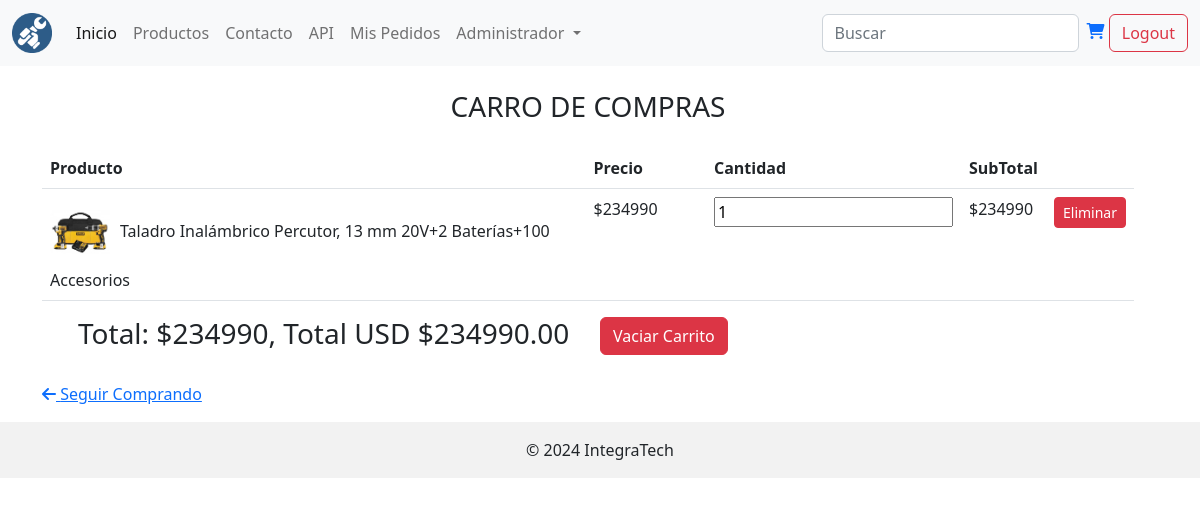
Page /carrito/ (signed in) on the earlier database version.
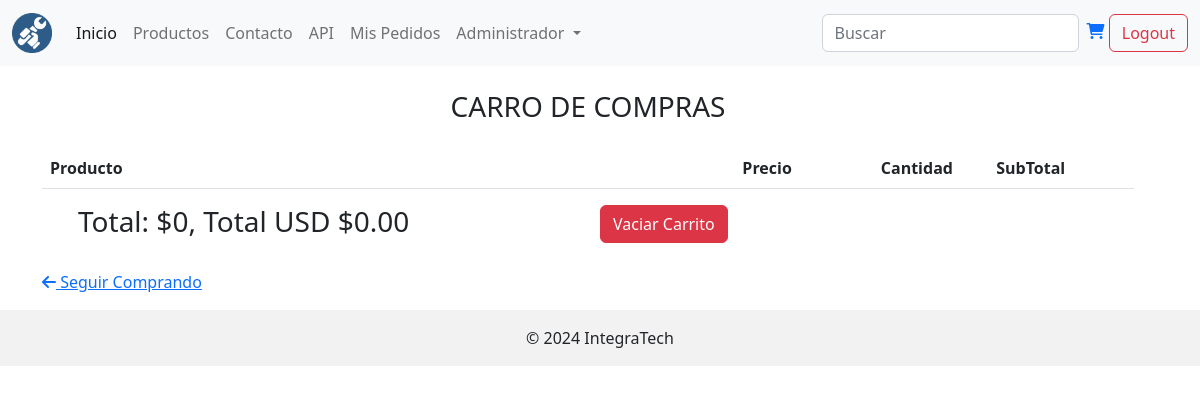
Same page on the later database version.
### app/models.py (models this page shows, shortened)
class CartItem(models.Model):
    cart = models.ForeignKey(Cart, on_delete=models.CASCADE)
    producto = models.ForeignKey(Producto, on_delete=models.CASCADE)
    cantidad = models.PositiveIntegerField(default=1)
    subtotal = models.DecimalField(max_digits=10, decimal_places=0, default=0.00)

class Producto(models.Model):
    id_producto = models.IntegerField(primary_key=True)
    nombre = models.CharField(max_length=40, null=False)
    precio = models.IntegerField(null=False)
    stock  = models.IntegerField(null=False)
    descripcion = models.CharField(max_length=100, null=False)
    imagen = models.ImageField(upload_to='imagenesProducto')
    fecha_agregar = models.DateField(auto_now_add=True)
    categoria = models.ForeignKey(Categoria, on_delete=models.CASCADE)
    marca = models.ForeignKey(Marca, on_delete=models.CASCADE, null=True)

### app/views.py (the view)
# urls.py: path('carrito/', views.carrito, name='carrito'),
@login_required
def carrito(request):
    cart = get_cart(request)
    total_cart = cart.cartitem_set.aggregate(total=Sum('subtotal'))['total']
    tipo_cambio = obtener_tipo_cambio()
    tipo_cambio_decimal = Decimal(tipo_cambio)
    total_cart_dolar = total_cart / tipo_cambio_decimal if total_cart else 0
    return render(request, 'carrito.html', {
        'cart': cart,
        'total_cart': total_cart,
        'total_cart_dolar': total_cart_dolar
    })

### app/utils.py (called while the page is built)
def obtener_tipo_cambio():
    if tipo_cambio_cache['valor'] and tipo_cambio_cache['timestamp'] > datetime.now() - timedelta(minutes=10):
        return tipo_cambio_cache['valor']
    url = 'https://mindicador.cl/api/dolar'
    try:
        response = requests.get(url)
        response.raise_for_status()
        data = response.json()
        tipo_cambio = data['serie'][0]['valor']
        tipo_cambio_cache['valor'] = tipo_cambio
        tipo_cambio_cache['timestamp'] = datetime.now()
        return tipo_cambio
    except (requests.RequestException, ValueError) as e:
        return tipo_cambio_cache['valor'] if tipo_cambio_cache['valor'] else 1  # o algún valor predeterminado

### app/views.py (called while the page is built, shortened)
def get_cart(request):
    if request.user.is_authenticated:
        cart, created = Cart.objects.get_or_create(user=request.user)
    return cart

### app/templates/carrito.html (shortened to what this page needs)
{% extends 'base.html' %}
{% load static %}
{% block content %}
<div class="container">
    <div class="row w-100">
        <div class="col-lg-12 col-md-12 col-12">
            <h3 class="mt-4 mb-4 text-center">CARRO DE COMPRAS</h3>
            {% if cart %}
            <table id="shoppingCart" class="table table-condensed table-responsive">
                <thead>
                    <tr>
                        <th style="width:60%">Producto</th>
                        <th style="width:12%">Precio</th>
                        <th style="width:10%">Cantidad</th>
                        <th style="width:5%;">SubTotal</th>
                        <th style="width:5%;"></th>
                    </tr>
                </thead>
                <tbody id="tbody" class="tbody">
                    {% for item in cart.cartitem_set.all %}
                    <tr>
                        <td><img style="width: 70px; padding-right: 10px;" src="{{item.producto.imagen.url}}" alt="">{{ item.producto.nombre }}, {{ item.producto.descripcion }}</td>
                        <td>${{ item.producto.precio }}</td>
                        <td>
                            <form action="{% url 'aumentar_cantidad_producto' item.id %}" method="post" class="cart-item-form">
                                <input type="number" name="cantidad" value="{{ item.cantidad }}" min="1" class="quantity-input">
                            </form>
                        </td>
                        <td>${{ item.subtotal }}</td>
                        <td>
                            <form action="{% url 'eliminarProductoCarrito' item.id %}" method="post">
                                <button type="submit" class="btn btn-danger btn-sm">Eliminar</button>
                            </form>
                        </td>
                    </tr>
                    {% endfor %}
                </tbody>
            </table>
            {% else %}
            <div class="">
                Tu carrito está vacío. ¡Explora nuestros productos y encuentra lo que necesitas!
            </div>
            {% endif %}
            <div class="row mx-4">
                <div class="col-sm-6">
                    <h3 class="itemCartTotal">Total: ${{ total_cart|default:0 }}, Total USD ${{ total_cart_dolar|floatformat:2|default:0 }}</h3>
                </div>
                <div class="col-sm-2">
                    <form action="{% url 'vaciar_carrito' %}" method="post">
                        <button type="submit" class="btn btn-danger">Vaciar Carrito</button>
                    </form>
                </div>
                <div class="col-sm-4 d-flex justify-content-end">
                </div>
            </div>
            <div class="row mt-4 d-flex align-items-center">
                <div class="col-sm-6 mb-3 mb-m-1 order-md-1 text-md-left">
                    <a href="/">
                        <i class="fas fa-arrow-left mr-2"></i> Seguir Comprando</a>
                </div>
            </div>
        </div>
    </div>
</div>
{% endblock %}

Differences in the rows shown:
removed CartItem: producto.imagen (picture), producto.nombre "Taladro Inalámbrico Percutor", producto.descripcion "13 mm 20V+2 Baterías+100 Accesorios", producto.precio "234990", cantidad "1", subtotal "234990"
Other differences:
{{ total_cart|default:0 }}: "234990" → "0"
{{ total_cart_dolar|floatformat:2|default:0 }}: "234990.00" → "0.00"
